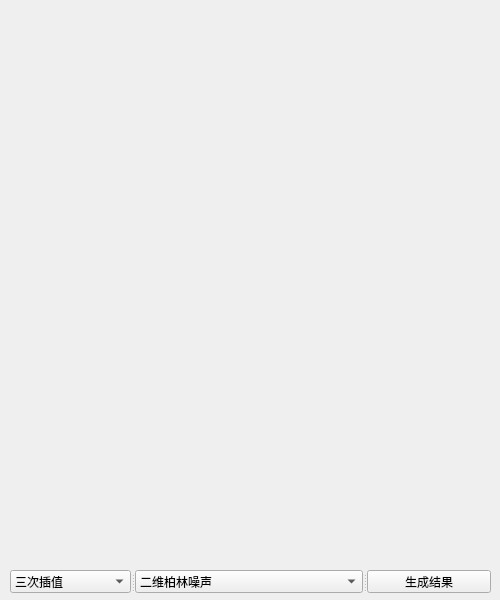
<?xml version="1.0" encoding="UTF-8"?>
<ui version="4.0">
 <class>Widget</class>
 <widget class="QWidget" name="Widget">
  <property name="geometry">
   <rect>
    <x>0</x>
    <y>0</y>
    <width>500</width>
    <height>600</height>
   </rect>
  </property>
  <property name="windowTitle">
   <string>Widget</string>
  </property>
  <widget class="QSplitter" name="splitter">
   <property name="geometry">
    <rect>
     <x>10</x>
     <y>570</y>
     <width>481</width>
     <height>23</height>
    </rect>
   </property>
   <property name="orientation">
    <enum>Qt::Horizontal</enum>
   </property>
   <widget class="QComboBox" name="lerp_kind_box">
    <property name="currentIndex">
     <number>1</number>
    </property>
    <item>
     <property name="text">
      <string>线性插值</string>
     </property>
    </item>
    <item>
     <property name="text">
      <string>三次插值</string>
     </property>
    </item>
    <item>
     <property name="text">
      <string>五次插值</string>
     </property>
    </item>
   </widget>
   <widget class="QComboBox" name="perlin_kind_box">
    <property name="currentIndex">
     <number>1</number>
    </property>
    <item>
     <property name="text">
      <string>一维柏林噪声</string>
     </property>
    </item>
    <item>
     <property name="text">
      <string>二维柏林噪声</string>
     </property>
    </item>
    <item>
     <property name="text">
      <string>三维柏林噪声(未制作)</string>
     </property>
    </item>
   </widget>
   <widget class="QPushButton" name="perlin_button">
    <property name="text">
     <string>生成结果</string>
    </property>
   </widget>
  </widget>
  <widget class="QWidget" name="layoutWidget">
   <property name="geometry">
    <rect>
     <x>10</x>
     <y>540</y>
     <width>500</width>
     <height>22</height>
    </rect>
   </property>
   <layout class="QHBoxLayout" name="horizontalLayout">
    <item>
     <widget class="QLabel" name="label_octave">
      <property name="text">
       <string>Oct</string>
      </property>
     </widget>
    </item>
    <item>
     <widget class="QSpinBox" name="spin_oct">
      <property name="minimum">
       <number>1</number>
      </property>
      <property name="maximum">
       <number>10</number>
      </property>
      <property name="value">
       <number>2</number>
      </property>
     </widget>
    </item>
    <item>
     <widget class="QLabel" name="label_Lacunarity">
      <property name="text">
       <string>Lac</string>
      </property>
     </widget>
    </item>
    <item>
     <widget class="QDoubleSpinBox" name="spin_lac">
      <property name="minimum">
       <double>2.000000000000000</double>
      </property>
      <property name="maximum">
       <double>16.000000000000000</double>
      </property>
     </widget>
    </item>
    <item>
     <widget class="QLabel" name="label_Persistence">
      <property name="text">
       <string>Per</string>
      </property>
     </widget>
    </item>
    <item>
     <widget class="QDoubleSpinBox" name="spin_per">
      <property name="minimum">
       <double>0.500000000000000</double>
      </property>
      <property name="maximum">
       <double>1.000000000000000</double>
      </property>
      <property name="singleStep">
       <double>0.050000000000000</double>
      </property>
     </widget>
    </item>
    <item>
     <widget class="QLabel" name="label_baseX">
      <property name="text">
       <string>baseX</string>
      </property>
     </widget>
    </item>
    <item>
     <widget class="QSpinBox" name="spin_baseX">
      <property name="minimum">
       <number>1</number>
      </property>
      <property name="maximum">
       <number>100</number>
      </property>
      <property name="value">
       <number>50</number>
      </property>
     </widget>
    </item>
    <item>
     <widget class="QLabel" name="label_baseY">
      <property name="text">
       <string>baseY</string>
      </property>
     </widget>
    </item>
    <item>
     <widget class="QSpinBox" name="spin_baseY">
      <property name="minimum">
       <number>1</number>
      </property>
      <property name="maximum">
       <number>100</number>
      </property>
      <property name="value">
       <number>20</number>
      </property>
     </widget>
    </item>
    <item>
     <widget class="QLabel" name="label_seed">
      <property name="text">
       <string>Seed</string>
      </property>
     </widget>
    </item>
    <item>
     <widget class="QSpinBox" name="spin_seed">
      <property name="minimum">
       <number>1</number>
      </property>
      <property name="maximum">
       <number>100</number>
      </property>
     </widget>
    </item>
   </layout>
  </widget>
 </widget>
 <layoutdefault spacing="6" margin="11"/>
 <resources/>
 <connections/>
</ui>
